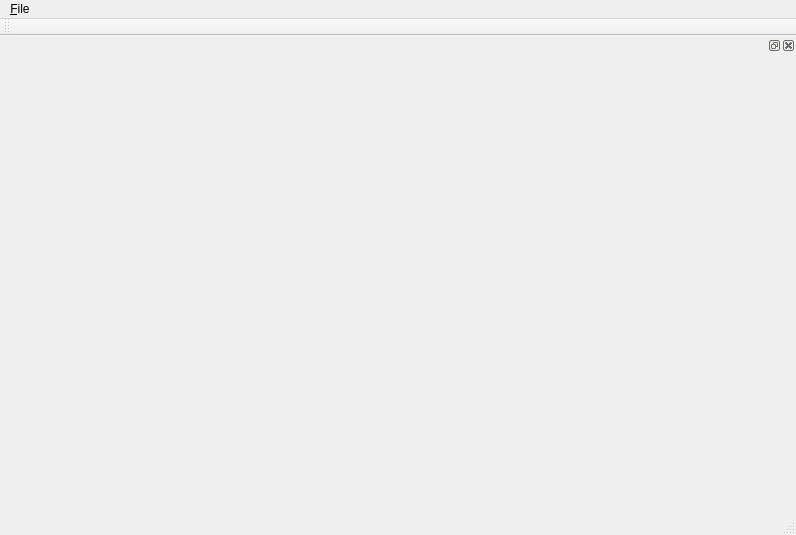
<?xml version="1.0" encoding="UTF-8"?>
<ui version="4.0">
 <class>RainEditorClass</class>
 <widget class="QMainWindow" name="RainEditorClass">
  <property name="geometry">
   <rect>
    <x>0</x>
    <y>0</y>
    <width>796</width>
    <height>535</height>
   </rect>
  </property>
  <property name="windowTitle">
   <string>Rain Editor</string>
  </property>
  <widget class="QWidget" name="centralWidget">
   <layout class="QHBoxLayout" name="horizontalLayout">
    <item>
     <layout class="QHBoxLayout" name="engineLayout"/>
    </item>
   </layout>
  </widget>
  <widget class="QMenuBar" name="menuBar">
   <property name="geometry">
    <rect>
     <x>0</x>
     <y>0</y>
     <width>796</width>
     <height>19</height>
    </rect>
   </property>
   <widget class="QMenu" name="menu_File">
    <property name="title">
     <string>&amp;File</string>
    </property>
    <addaction name="action_Exit"/>
   </widget>
   <addaction name="menu_File"/>
  </widget>
  <widget class="QToolBar" name="mainToolBar">
   <attribute name="toolBarArea">
    <enum>TopToolBarArea</enum>
   </attribute>
   <attribute name="toolBarBreak">
    <bool>false</bool>
   </attribute>
  </widget>
  <widget class="QStatusBar" name="statusBar"/>
  <widget class="QDockWidget" name="propPanelDock">
   <property name="minimumSize">
    <size>
     <width>232</width>
     <height>40</height>
    </size>
   </property>
   <property name="maximumSize">
    <size>
     <width>232</width>
     <height>524287</height>
    </size>
   </property>
   <attribute name="dockWidgetArea">
    <number>2</number>
   </attribute>
   <widget class="QWidget" name="dockWidgetContents_3">
    <layout class="QHBoxLayout" name="horizontalLayout_3">
     <item>
      <layout class="QHBoxLayout" name="propLayout"/>
     </item>
    </layout>
   </widget>
  </widget>
  <action name="action_Exit">
   <property name="text">
    <string>&amp;Exit</string>
   </property>
  </action>
 </widget>
 <layoutdefault spacing="6" margin="11"/>
 <resources>
  <include location="raineditor.qrc"/>
 </resources>
 <connections>
  <connection>
   <sender>action_Exit</sender>
   <signal>triggered()</signal>
   <receiver>RainEditorClass</receiver>
   <slot>close()</slot>
   <hints>
    <hint type="sourcelabel">
     <x>-1</x>
     <y>-1</y>
    </hint>
    <hint type="destinationlabel">
     <x>299</x>
     <y>199</y>
    </hint>
   </hints>
  </connection>
 </connections>
</ui>
